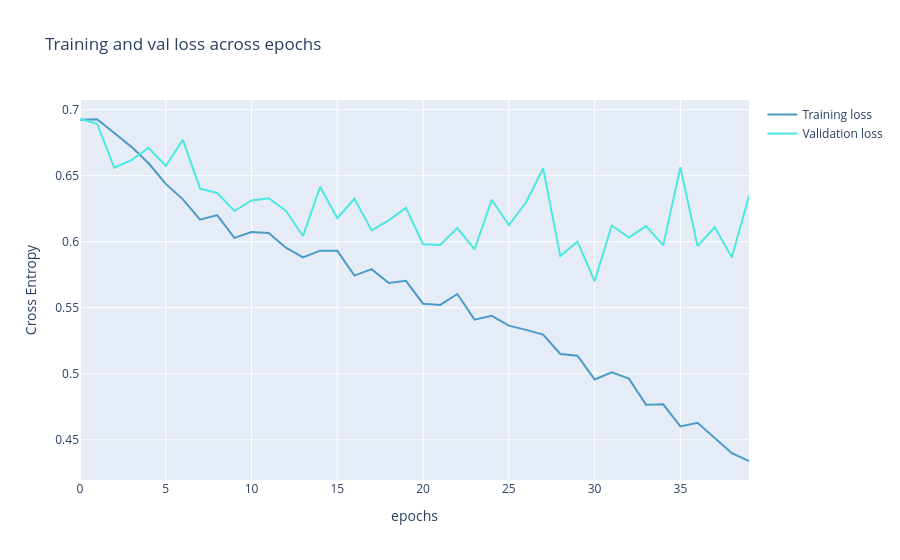

Source (notebook cell):
### Code cell
from plotly import graph_objects as go
color_chart = ["#4B9AC7", "#4BE8E0", "#9DD4F3", "#97FBF6", "#2A7FAF", "#23B1AB", "#0E3449", "#015955"]

fig = go.Figure(data=[
                      go.Scatter(
                          y=history_pooling["loss"],
                          name="Training loss",
                          mode="lines",
                          marker=dict(
                              color=color_chart[0]
                          )),
                      go.Scatter(
                          y=history_pooling["val_loss"],
                          name="Validation loss",
                          mode="lines",
                          marker=dict(
                              color=color_chart[1]
                          ))
])
fig.update_layout(
    title='Training and val loss across epochs',
    xaxis_title='epochs',
    yaxis_title='Cross Entropy'    
)
fig.show()

### Figure 1 — Plotly figure (JSON) as saved in the notebook; plotly's stock layout.template omitted (floating-point values rounded to 4 significant figures)
{"data": [{"marker": {"color": "#4B9AC7"}, "mode": "lines", "name": "Training loss", "type": "scatter", "y": [0.6924, 0.6927, 0.6823, 0.6718, 0.6594, 0.6438, 0.6321, 0.6167, 0.6201, 0.6029, 0.6074, 0.6065, 0.5955, 0.5881, 0.5932, 0.5931, 0.5743, 0.5792, 0.5687, 0.5704, 0.5531, 0.5521, 0.5604, 0.541, 0.5439, 0.5364, 0.5332, 0.5297, 0.515, 0.5137, 0.4957, 0.5012, 0.4963, 0.4765, 0.4769, 0.4601, 0.4629, 0.4511, 0.4398, 0.4339]}, {"marker": {"color": "#4BE8E0"}, "mode": "lines", "name": "Validation loss", "type": "scatter", "y": [0.6929, 0.6892, 0.656, 0.6618, 0.6712, 0.6573, 0.6771, 0.6402, 0.637, 0.6232, 0.6313, 0.6329, 0.6234, 0.6043, 0.6416, 0.6178, 0.6325, 0.6085, 0.6162, 0.6256, 0.5981, 0.5975, 0.6104, 0.5941, 0.6318, 0.6127, 0.6297, 0.6555, 0.5891, 0.6001, 0.5701, 0.6123, 0.6032, 0.6118, 0.5972, 0.6563, 0.5966, 0.611, 0.5882, 0.6347]}], "layout": {"title": {"text": "Training and val loss across epochs"}, "xaxis": {"title": {"text": "epochs"}}, "yaxis": {"title": {"text": "Cross Entropy"}}}}
